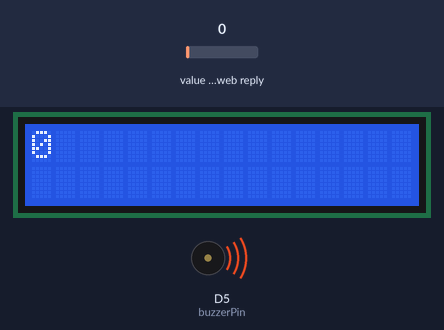
A sketch run on a simulated ESP8266 (NodeMCU). On the bench: 16×2 character LCD, buzzer (waves = sounding, pin HIGH). The inputs (shaded band) are chosen by the test bench; at power-on: value in the web reply 0. WiFi joins after 1.5 s; servers stay silent unless stated; network time is answered at once with the bench clock; the local clock reads 2024-03-15 10:24:30 at power-on unless the sketch sets it; web services answer with replies made up by the test bench; what the sketch prints to the serial monitor is not drawn.

Above: at 3.3 s.
3.4 s: value in the web reply set to 2
At 14.9 s:
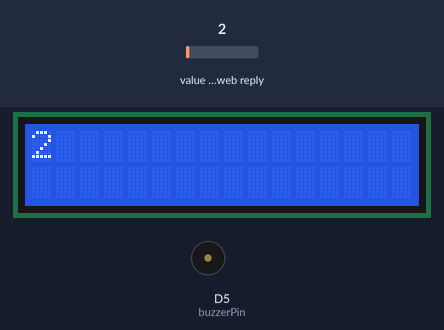
At 32.11 s:
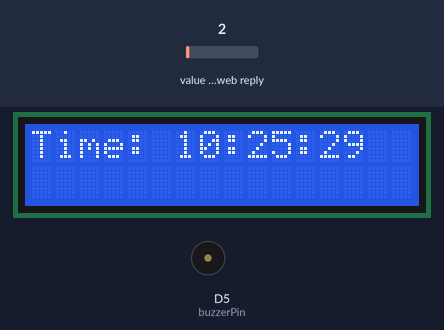
Timing chart, 0 to 32.2 s (numbered marks = the images above; inputs shaded):
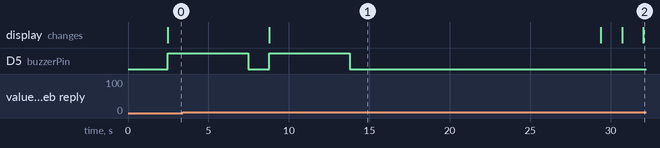

Measured:
- what the display in image 1 shows lasts 20.6 s, from 8.8 s to 29.4 s

The sketch:

app_lcd2.ino
```cpp
#include <ThingSpeak.h>                             // Add ThingSpeak library
#include <ESP8266WiFi.h>
#include <LiquidCrystal_I2C.h>
#include <Wire.h>                                    // Include the Wire library for I2C communication
#include <NTPClient.h>                               // Include NTP Client for time
#include <WiFiUdp.h>                                 // Include WiFi UDP for NTP

LiquidCrystal_I2C lcd(0x27, 16, 2);                 // Initialize LCD with I2C address 0x27 and size 16x2
WiFiClient client;
WiFiUDP ntpUDP;
NTPClient timeClient(ntpUDP, "pool.ntp.org", 19800, 60000); // IST Timezone Offset: 19800 seconds

unsigned long counterChannelNumber = 2713621;       // Channel ID for ThingSpeak
const char * myCounterReadAPIKey = "RKRQSFPZ1XZD1JEW";  // Read API Key for ThingSpeak
const int FieldNumber1 = 1;                         // The field you wish to read from the channel

String presentStr, previousStr = " ";
unsigned long lastMessageTime = 0;                  // To track the time when data was received
bool isDataDisplayed = false;

const int buzzerPin = D5; // Define the buzzer pin

void setup()
{
  Serial.begin(115200);

  // Initialize I2C communication for the LCD
  Wire.begin();
  lcd.begin(16, 2);
  lcd.init();
  lcd.backlight();

  lcd.setCursor(0, 0);
  lcd.print("Initializing");

  delay(500);

  // Connect to WiFi
  WiFi.begin("Redmi 9 Power", "shraddha");  // Replace with your WiFi SSID and password
  Serial.print("Connecting to WiFi");
  while (WiFi.status() != WL_CONNECTED)
  {
    delay(500);
    Serial.print(".");
  }

  Serial.println();
  Serial.print("Connected to WiFi, IP address: ");
  Serial.println(WiFi.localIP());

  // Initialize ThingSpeak
  ThingSpeak.begin(client);

  // Initialize NTP Client
  timeClient.begin();

  // Initialize the buzzer pin
  pinMode(buzzerPin, OUTPUT);
}

void loop()
{
  timeClient.update(); // Update the time from NTP server

  // Read data from ThingSpeak field
  presentStr = ThingSpeak.readStringField(counterChannelNumber, FieldNumber1, myCounterReadAPIKey);

  // Check if new data is received
  if (presentStr != "" && presentStr != previousStr)
  {
    displayData(presentStr);          // Display the received data
    lastMessageTime = millis();       // Record the time of receiving data
    isDataDisplayed = true;
    previousStr = presentStr;         // Update previous string
  }

  // If no new data is received and 15 seconds have passed, show the clock
  if (isDataDisplayed && millis() - lastMessageTime > 15000)
  {
    isDataDisplayed = false;          // Reset the flag
    lcd.clear();
  }

  // Show the clock if no data is displayed
  if (!isDataDisplayed)
  {
    displayClock();                   // Display the clock
  }

  delay(1000);  // Delay to avoid spamming the server
}

void displayData(String data)
{
  lcd.clear();                           // Clear the screen
  if (data.length() > 16)
  {
    String line1 = data.substring(0, 16);   // Get the first 16 characters
    String line2 = data.substring(16);     // Get the remaining characters
    lcd.setCursor(0, 0);
    lcd.print(line1);                      // Display first line
    lcd.setCursor(0, 1);
    lcd.print(line2);                      // Display second line
  }
  else
  {
    lcd.setCursor(0, 0);
    lcd.print(data);                       // Display data on the first line
  }
  Serial.println(data);                    // Debug output

  // Turn on the buzzer for 5 seconds when new data is received
  digitalWrite(buzzerPin, HIGH);           // Turn on buzzer
  delay(5000);                             // Keep the buzzer on for 5 seconds
  digitalWrite(buzzerPin, LOW);            // Turn off buzzer
}

void displayClock()
{
  lcd.setCursor(0, 0);                     // Set cursor to the first line
  lcd.print("Time: ");
  lcd.print(timeClient.getHours());        // Display hours
  lcd.print(":");
  lcd.print(timeClient.getMinutes());      // Display minutes
  lcd.print(":");
  lcd.print(timeClient.getSeconds());      // Display seconds
}
```
